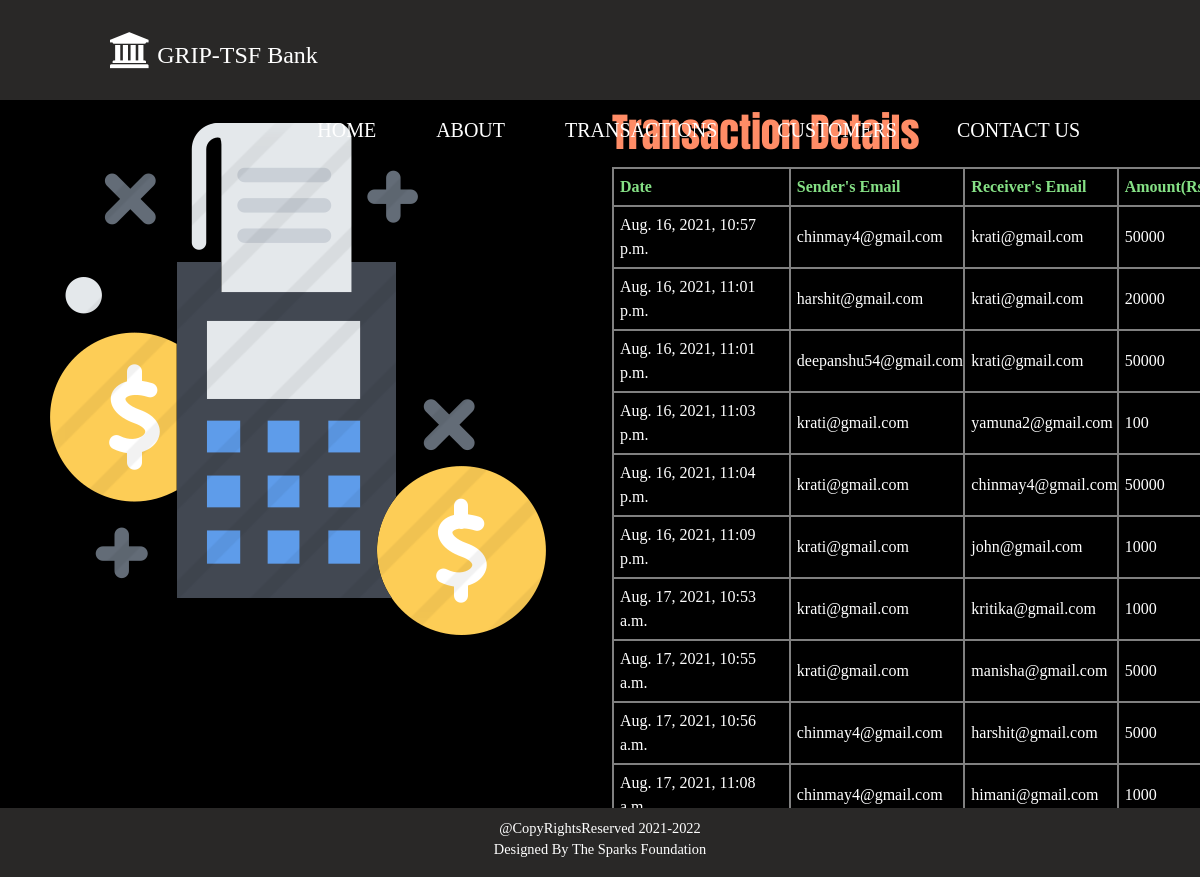
Screenshot of /transactions/ with the database file from the repository.
### banking/models.py (models this page shows, shortened)
class After(models.Model):
    date = models.DateTimeField(auto_now_add = True)
    sender = models.EmailField(max_length= 30)
    receiver = models.EmailField(max_length = 30)
    amt = models.IntegerField()

### banking/views.py (the view)
# urls.py: path('transactions/',views.transactions,name='transactions')
def transactions(request):
    if request.method == "GET":
        after_instance = After.objects.all()
        return render(request,'banking/transactions.html',{'history':after_instance})

### banking/templates/banking/transactions.html (shortened to what this page needs)
{% extends 'banking/basic.html' %}
{% load static %}
{% block body %}
<div class="container">
<div class="row">
<div class="col-md-6">
  <img src="{% static 'images/transactionhistory.jpg' %}" alt="">
</div>
<div class="col-md-6">
<h1>Transaction Details</h1>
  <table style="width:110%">
    <tr>
      <th>Date</th>
      <th>Sender's Email</th>
      <th>Receiver's Email</th>
      <th>Amount(Rs.)</th>
    </tr>
    {% for data in history %}
    <tr>
      <td>{{data.date}}</td>
      <td>{{data.sender}}</td>
      <td>{{data.receiver}}</td>
      <td>{{data.amt}}</td>
    </tr>
    {% endfor %}
  </table>
</div>
</div>
</div>
{% endblock %}

### rows the page displays
After: date "Aug. 16, 2021, 10:57 p.m.", sender "chinmay4@gmail.com", receiver "krati@gmail.com", amt "50000"
After: date "Aug. 16, 2021, 11:01 p.m.", sender "harshit@gmail.com", receiver "krati@gmail.com", amt "20000"
After: date "Aug. 16, 2021, 11:01 p.m.", sender "deepanshu54@gmail.com", receiver "krati@gmail.com", amt "50000"
After: date "Aug. 16, 2021, 11:03 p.m.", sender "krati@gmail.com", receiver "yamuna2@gmail.com", amt "100"
After: date "Aug. 16, 2021, 11:04 p.m.", sender "krati@gmail.com", receiver "chinmay4@gmail.com", amt "50000"
After: date "Aug. 16, 2021, 11:09 p.m.", sender "krati@gmail.com", receiver "john@gmail.com", amt "1000"
After: date "Aug. 17, 2021, 10:53 a.m.", sender "krati@gmail.com", receiver "kritika@gmail.com", amt "1000"
After: date "Aug. 17, 2021, 10:55 a.m.", sender "krati@gmail.com", receiver "manisha@gmail.com", amt "5000"
After: date "Aug. 17, 2021, 10:56 a.m.", sender "chinmay4@gmail.com", receiver "harshit@gmail.com", amt "5000"
After: date "Aug. 17, 2021, 11:08 a.m.", sender "chinmay4@gmail.com", receiver "himani@gmail.com", amt "1000"
